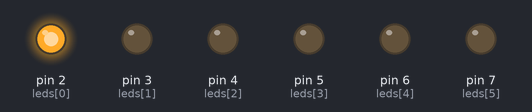
The sketch below on a simulated Arduino Uno, built with avr-gcc and run on an emulated ATmega328P. Parts: output pins drawn as LEDs (lit = HIGH).

Above: at 0.2 s.
At 1.7 s:
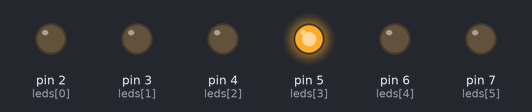
At 2.2 s:
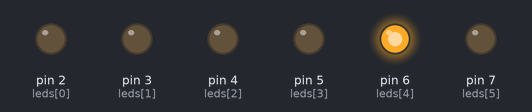
At 3.0 s:
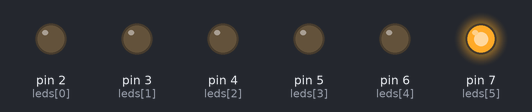
At 5.2 s:
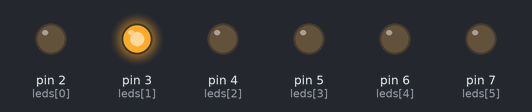
At 7.2 s:
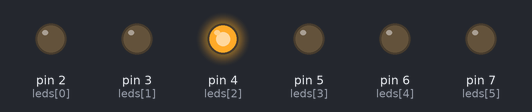
Timing chart, 0 to 7.8 s (numbered marks = the images above):
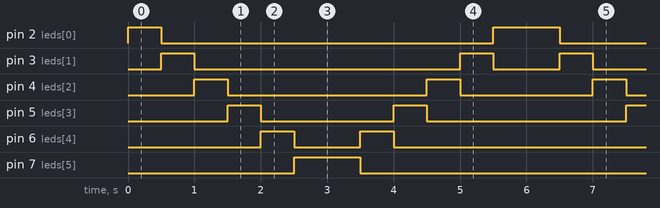

The sketch:

main.ino
```cpp
int leds[] = {2, 3, 4, 5, 6, 7};

void setup() {
  for (int i = 0; i < 6; i++) {
    pinMode(leds[i], OUTPUT);
  }
}

void loop() {
  // Turn ON LEDs one by one
  for (int i = 0; i < 6; i++) {
    digitalWrite(leds[i], HIGH);
    delay(500);
    digitalWrite(leds[i], LOW);
  }

  // Turn ON LEDs in reverse order
  for (int i = 5; i >= 0; i--) {
    digitalWrite(leds[i], HIGH);
    delay(500);
    digitalWrite(leds[i], LOW);
  }
}
```

Measured:
- by itself, pin 2 (leds[0]): repeats every 6.0 s: LOW 5.0 s, HIGH 1.0 s
- by itself, pin 3 (leds[1]): repeats every 6.0 s: LOW 4.0 s, HIGH 0.50 s, LOW 1.0 s, HIGH 0.50 s
- by itself, pin 4 (leds[2]): repeats every 6.0 s: LOW 3.0 s, HIGH 0.50 s, LOW 2.0 s, HIGH 0.50 s
- by itself, pin 5 (leds[3]): repeats every 6.0 s: LOW 2.0 s, HIGH 0.50 s, LOW 3.0 s, HIGH 0.50 s
- by itself, pin 6 (leds[4]): repeats every 6.0 s: LOW 1.0 s, HIGH 0.50 s, LOW 4.0 s, HIGH 0.50 s
- by itself, pin 7 (leds[5]): alternates HIGH for 1.0 s and LOW for 5.0 s
